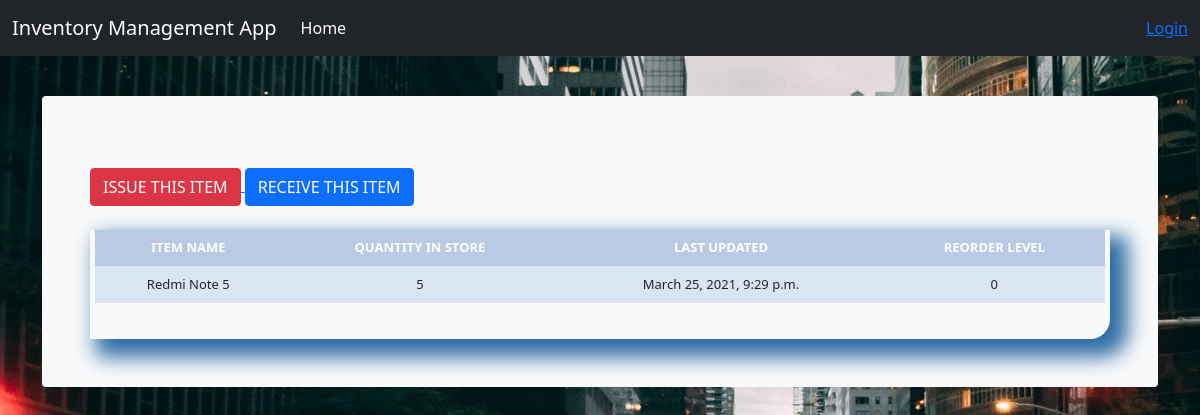
Page /item_detail/8/ on the committed database.
### inventory/models.py (models this page shows, shortened)
class Stock(models.Model):
    category = models.CharField(
        max_length=50, blank=True, null=True)
    item_name = models.CharField(
        max_length=50, unique=True, blank=True, null=True)
    quantity = models.PositiveIntegerField(default=0, blank=True, null=True)
    receive_quantity = models.PositiveIntegerField(
        default=0, blank=True, null=True)
    received_by = models.CharField(max_length=50, blank=True, null=True)
    issue_quantity = models.PositiveIntegerField(
        default=0, blank=True, null=True)
    issued_by = models.CharField(max_length=50, blank=True, null=True)
    issued_to = models.CharField(max_length=50, blank=True, null=True)
    phone_number = models.CharField(max_length=15, blank=True, null=True)
    created_by = models.CharField(max_length=50, blank=True, null=True)
    reorder_level = models.PositiveIntegerField(
        default=0, blank=True, null=True)
    recorded_on = models.DateTimeField(auto_now_add=True)
    last_updated = models.DateTimeField(auto_now=True)

### inventory/views.py (the view)
# urls.py: path('item_detail/<str:pk>/', views.item_detail, name="item_detail"),
def item_detail(request, pk):
    queryset = Stock.objects.get(id=pk)
    context = {
        "queryset": queryset,
    }
    return render(request, "item_detail.html", context)

### inventory/templates/item_detail.html (shortened to what this page needs)
{% load static %}
{% load crispy_forms_tags %}
<!DOCTYPE html>
<html lang="en">
<head>
    <link href="{% static 'css/style.css' %}" rel="stylesheet">
    <link href="{% static 'css/bootstrap.min.css' %}" rel="stylesheet">
    <link href="{% static 'css/navbar-top-fixed.css' %}" rel="stylesheet">
</head>
{% include 'navbar.html' %}
<body>
    <br>
    <main class="container">
        <div class="bg-light p-5 rounded">
            <br>
            <a href="{% url 'issue_items' queryset.id %}">
                <div class='btn btn-danger'>ISSUE THIS ITEM</div>
            </a>
            <a href="{% url 'receive_items' queryset.id %}">
                <div class='btn btn-primary'>RECEIVE THIS ITEM</div>
            </a>
            <br><br>
            <div class="display_table">
                <table class='table'>
                    <tr>
                        <th>ITEM NAME</th>
                        <th>QUANTITY IN STORE</th>
                        <th>LAST UPDATED</th>
                        <th>REORDER LEVEL</th>
                    </tr>
                    <tr>
                        <td>{{queryset.item_name}}</td>
                        <td>{{queryset.quantity}}</td>
                        <td>{{queryset.last_updated}}</td>
                        <td>{{queryset.reorder_level}}</td>
                    </tr>
                </table>
            </div>
        </div>
    </main>
</body>
</html>

### inventory/static/css/style.css (style rules this page uses)
body { background-color: #34eb6b; background-image: url("../img/bg.jpg"); }
.table { font-size: 13px; text-align: center; width: 95%; margin: auto; }
.table tr:nth-child(odd) { background: #B8CAE4 }
.table tr:nth-child(even) { background: #dae5f4 }
th { background-color: #337ab7; color: white; }
.display_table { border-bottom-right-radius: 20px; padding-left: 5px; padding-right: 5px; padding-bottom: 20px; box-shadow: 12px 12px 20px 6px #2e6da4; }

### inventory/static/css/navbar-top-fixed.css (style rules this page uses)
body { min-height: 75rem; padding-top: 4.5rem; }

### rows in the picture
Stock: item_name "Redmi Note 5", quantity "5", last_updated "March 25, 2021, 9:29 p.m.", reorder_level "0"
